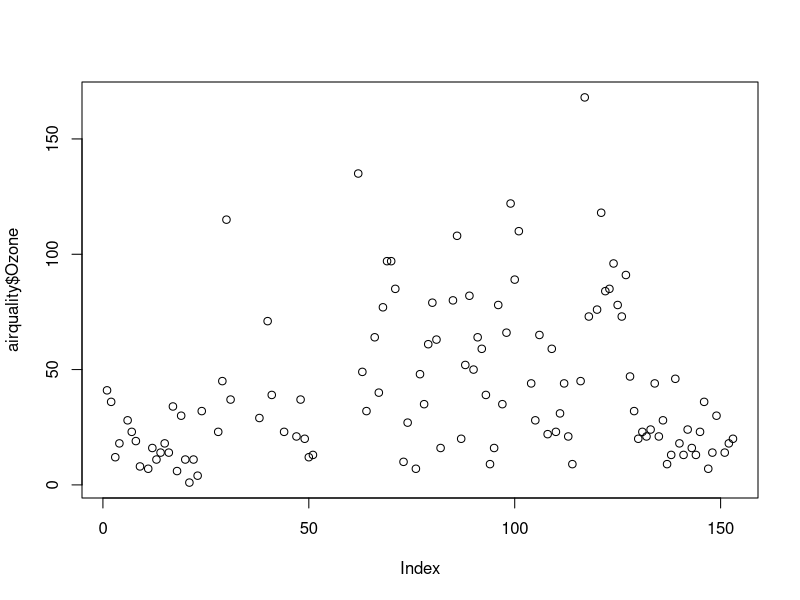
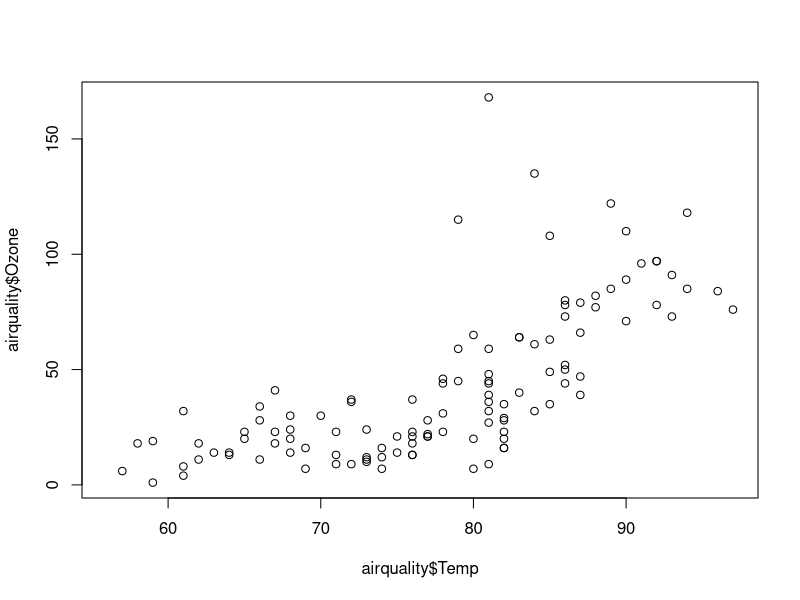
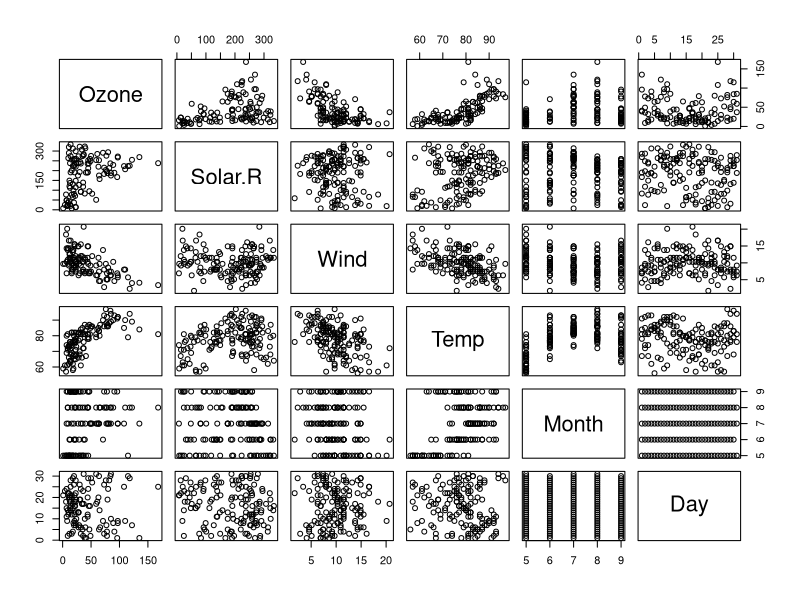
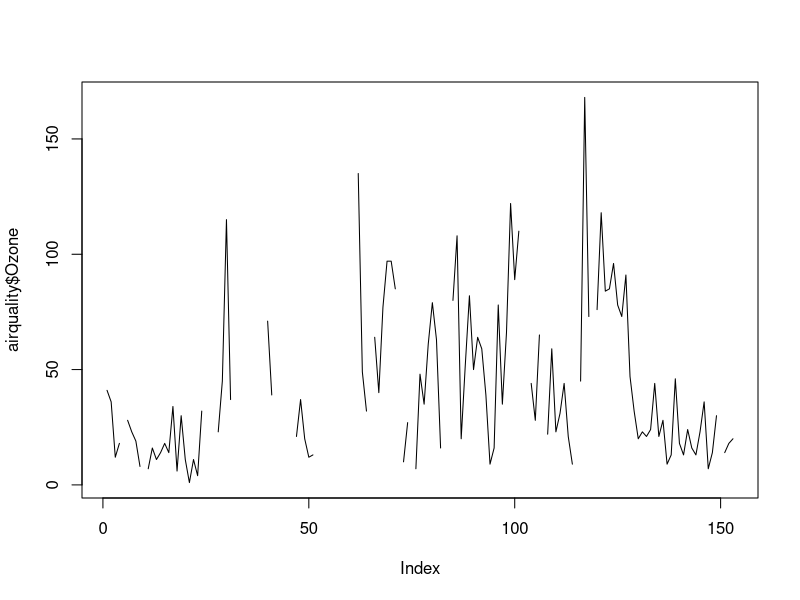
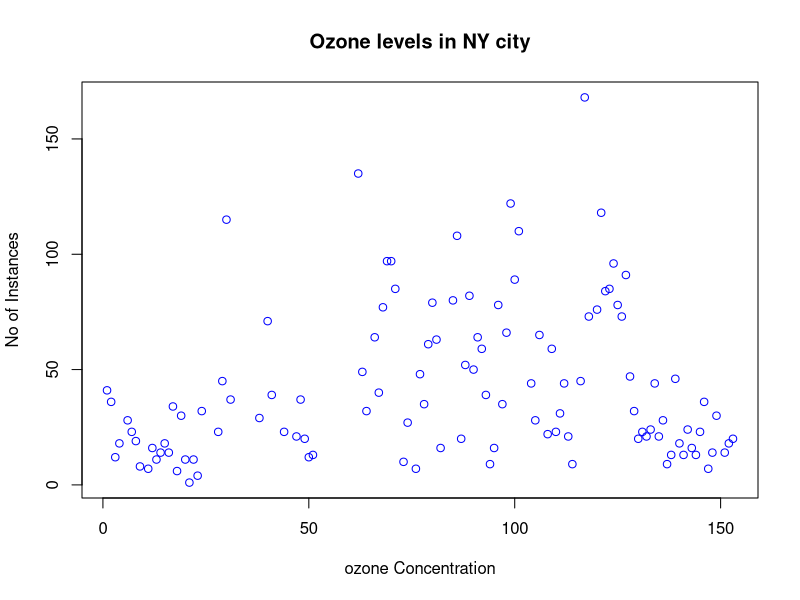
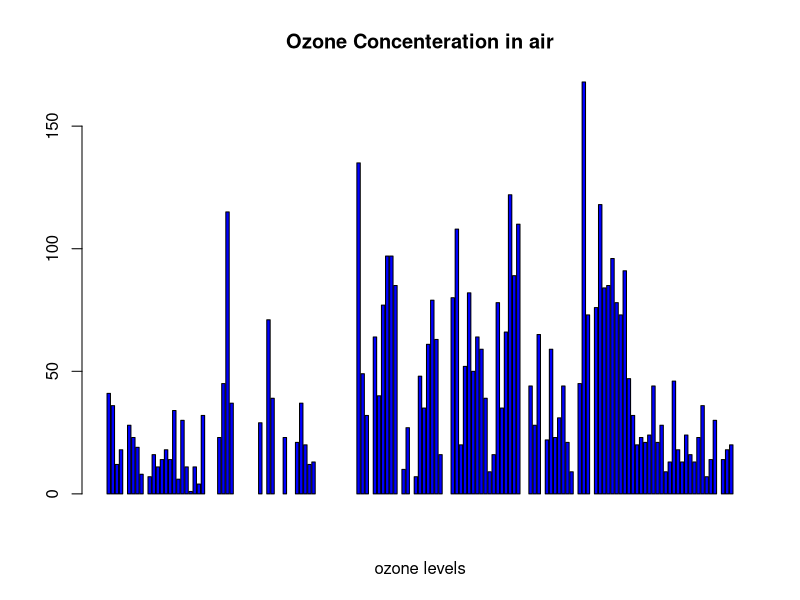
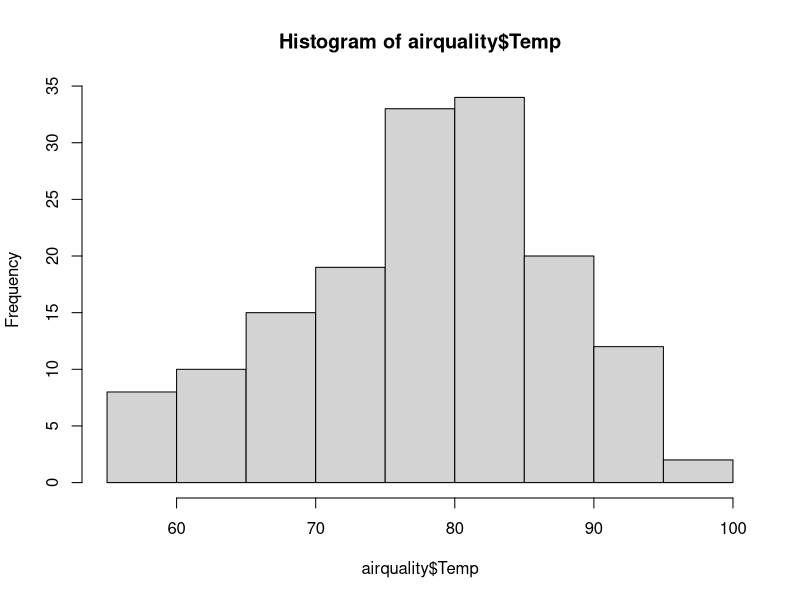
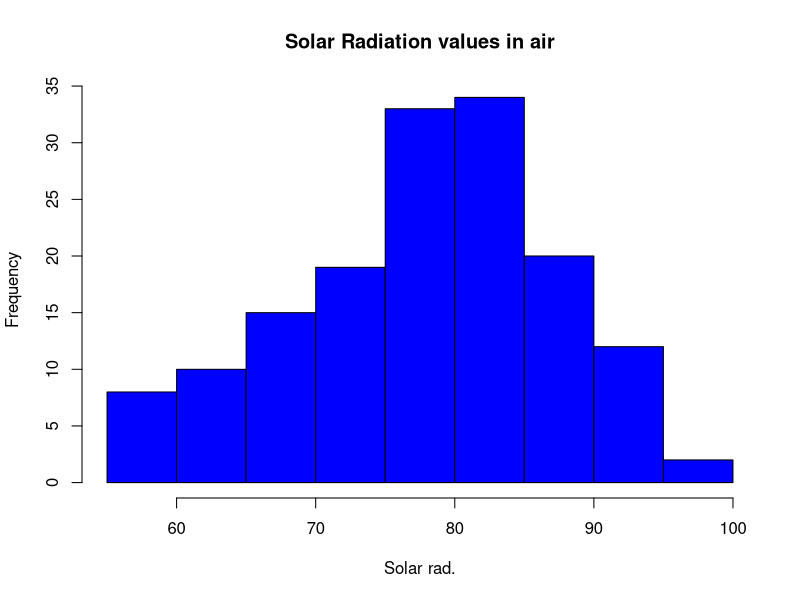

Source code (R) for these figures, in order:
df<- data.frame(x=c(1,3,4),y=c("a","b","c"))
df[1,1 ]
df[3, ]
df[c(1,3),c(1)]
df[c(1,3),c(1,2)]
df[c(1,3),c(2)]  
library (datasets)
air<- datasets::airquality
head(airquality)
tail(airquality)
airquality[ ,c(1,2)]
airquality$Month
airquality$Wind
airquality$Temp
summary(airquality$Temp)
summary(airquality)
plot(airquality$Ozone)
plot(airquality$Temp,airquality$Ozone)
plot(airquality)
# points and lines 
plot(airquality$Ozone, type= "l") # p: points, l: lines,b: both
plot(airquality$Ozone, xlab = 'ozone Concentration', 
     ylab = 'No of Instances', main = 'Ozone levels in NY city',
     col = 'blue')


# Horizontal bar plot
barplot(airquality$Ozone, main = 'Ozone Concenteration in air',
        xlab = 'ozone levels', col= 'blue',horiz = F)
#Histogram
hist(airquality$Temp)
hist(airquality$Temp, 
     main = 'Solar Radiation values in air',
     xlab = 'Solar rad.', col='blue')

#Single box plot
boxplot(airquality$Wind)

# Multiple box plots
boxplot(airquality[,1:4],main='Multiple')

e_quakes<-datasets::quakes

head(quakes)
tail(quakes)
summary(quakes$mag)
summary(quakes)

# points and lines 
plot(quakes$long , type="l")
plot(quakes$long , type="p")
# p: points, l: lines,b: both
plot(quakes$mag , type="b")

plot(quakes$mag , xlab= "nos. of repetation " , ylab = "intensity" , col = "red")

#Histogram
hist(quakes$mag)
hist(quakes$mag, 
     main = 'earthquake magnitude',
     xlab = 'mag.', col='blue')

#Single box plot
boxplot(quakes$mag)

# Multiple box plots
boxplot(quakes[,1:4],main='parameters of quakes')

